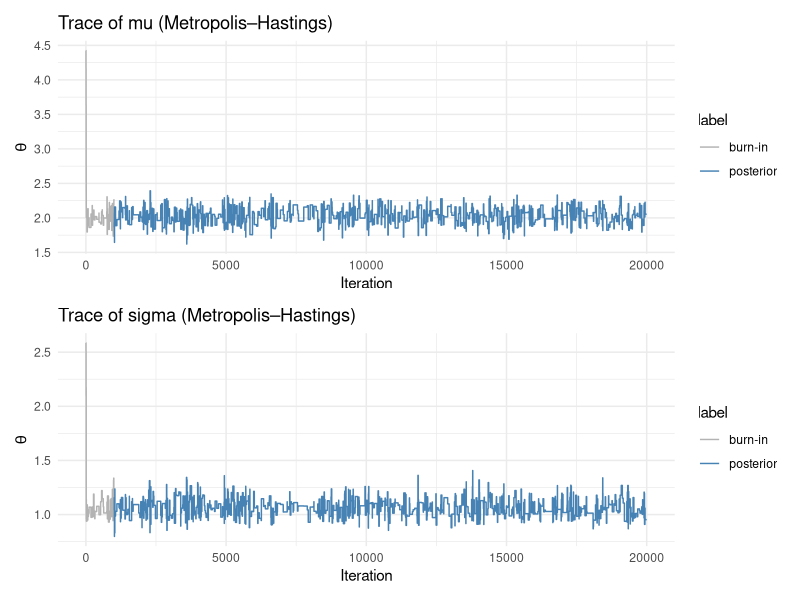
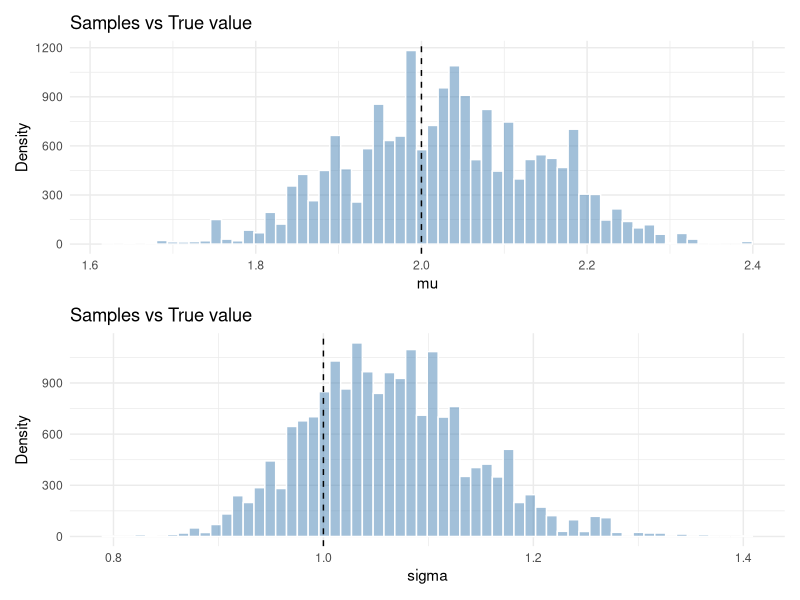
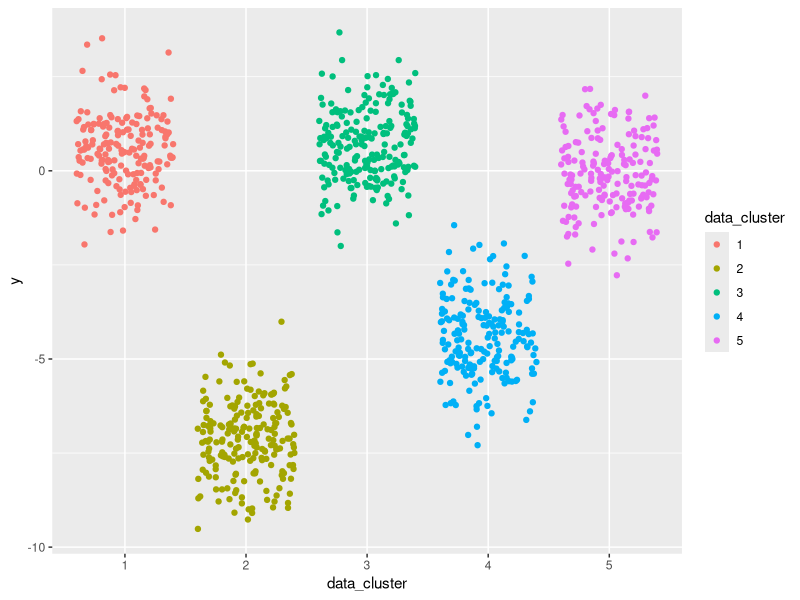
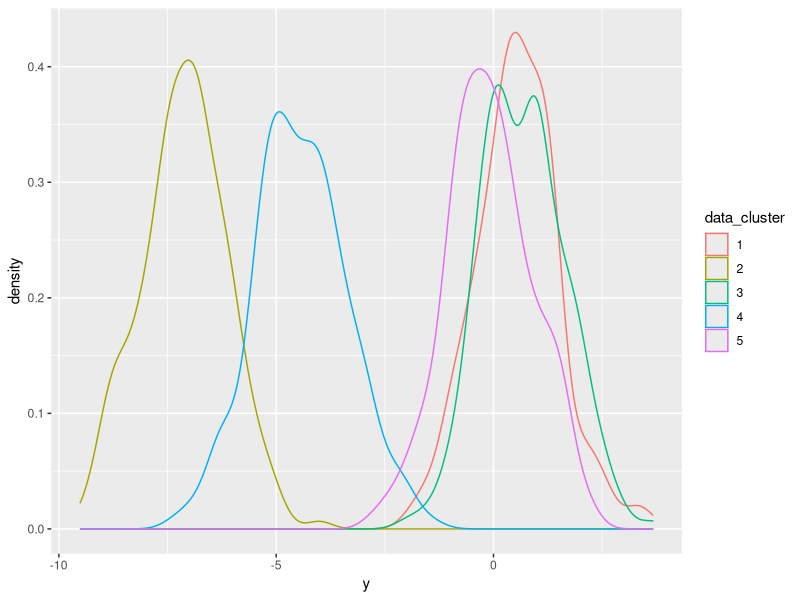
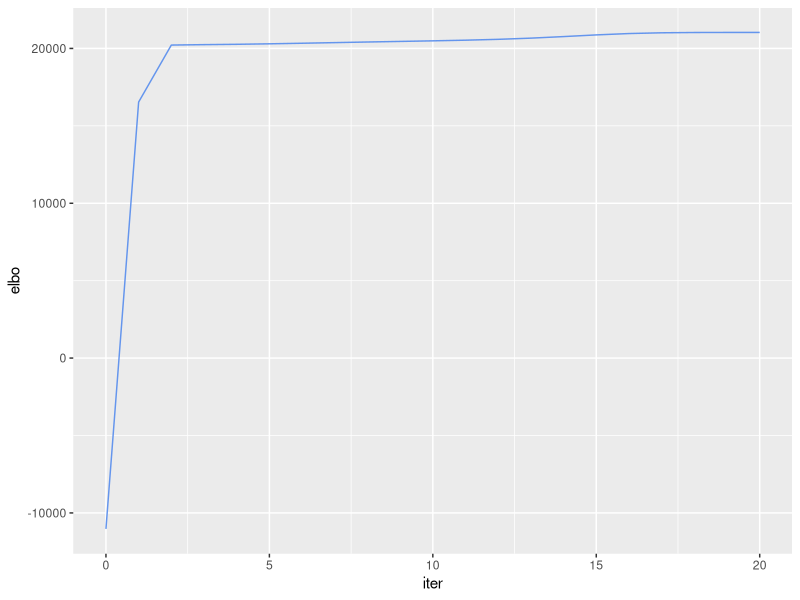
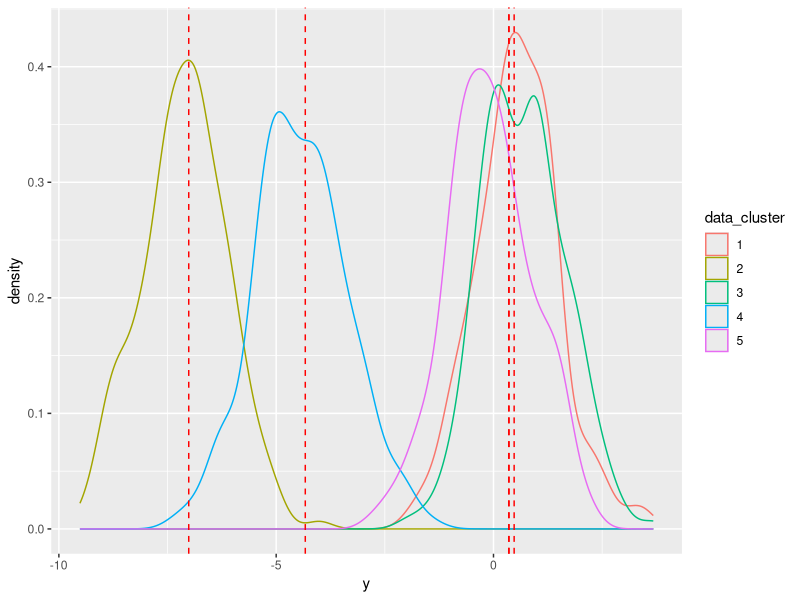

Write the R code that produced these figures, in order.
## ---- chunk 1
#| code-fold: true
#| code-summary: "Generate data"

set.seed(42) # set seed for reproducibility
n <- 100 # number of samples

mu_true <- 2.0
sigma_true <- 1.0

y <- rnorm(n, mu_true, sigma_true)
## ---- chunk 2
#| code-fold: true
#| code-summary: "Functions to compute likelihood and prior"

# Note that here we are computing the log likelihood
# Generally speaking, it is often better to compute in log scale (to avoid small probabilities) and that is what we are doing here
likelihood  <- function(y, mu_est, sigma_est) {
  sum(dnorm(y, mean = mu_est, sd = sigma_est, log=TRUE), na.rm=TRUE)
}

# Note that here we are computing the log probability
p_prior <- function(mu, sigma, min=0, max=5) {
  dunif(mu, min=min, max=max, log=TRUE) + dunif(sigma, min=min, max=max, log=TRUE)
}
## ---- chunk 3
#| code-fold: true
#| code-summary: "Code for MH Random Walk algorithm"
library(tidyverse)
library(patchwork)

# ------ Function to decide whether the proposal should be accepted --------- 
accept_proposal <- function(
    data,
    curr_mu, proposed_mu,
    curr_sigma, proposed_sigma,
    likelihood, p_prior){
  
  # compute (log of) acceptance ratio
  acceptance_ratio <- likelihood(data, proposed_mu, proposed_sigma) + p_prior(proposed_mu, proposed_sigma) - 
    (likelihood(data, curr_mu, curr_sigma) + p_prior(curr_mu, curr_sigma))
  
  accept_threshold <- runif(1, min = 0, max = 1)
  
  exp(acceptance_ratio) > accept_threshold
}

# ------ Implement MH Random Walk algorithm --------- 
random_walk_mh <- function(y, 
                           iter=20000, burn_in = 1000, prop_sd = 0.6){
  T_iter   <- iter
  burn_in  <- burn_in
  # standard deviations of the normal distribution to propose new data
  prop_sd  <- prop_sd 
  
  mu_est <- numeric(T_iter)
  sigma_est <- numeric(T_iter)
  
  # sample the first value for mu and sigma
  mu_est[1] <- runif(1, min = 0, max = 5)
  sigma_est[1] <- runif(1, min = 0, max = 5)
  
  
  for (t in 2:T_iter) {
    # sample new value for mu, sigma
    curr_mu <- mu_est[t-1]
    proposed_mu <- rnorm(1, mean = curr_mu, sd = prop_sd)
    
    curr_sigma <- sigma_est[t-1]
    proposed_sigma <- rnorm(1, mean = curr_sigma, sd = prop_sd)
    
    if(accept_proposal(
      y, curr_mu, proposed_mu,
      curr_sigma, proposed_sigma,
      likelihood, p_prior
    )){
      mu_est[t] <- proposed_mu
      sigma_est[t] <- proposed_sigma
    }else{
      mu_est[t] <- curr_mu
      sigma_est[t] <- curr_sigma
    }
  }
  
  data.frame(
    mu_posterior = mu_est,
    sigma_posterior = sigma_est
  ) %>% mutate(
    iter = 1:n(),
    label = if_else(iter <= burn_in, "burn-in", "posterior")
  )
}

mcmc_out <- suppressWarnings(random_walk_mh(y))
## ---- chunk 4
#| code-fold: true
#| code-summary: "Code for visualizing MCMC output"

# -------- Traceplot ---------- 
mu_traceplot <- ggplot(mcmc_out, aes(x = iter, y = mu_posterior, color = label)) +
  geom_line() +
  scale_color_manual(values = c("grey70", "steelblue"),
                     labels = c("burn-in", "posterior")) +
  labs(title = "Trace of mu (Metropolis–Hastings)",
       x = "Iteration", y = expression(theta)) +
  theme_minimal()

sigma_traceplot <- ggplot(mcmc_out, aes(x = iter, y = sigma_posterior, color = label)) +
  geom_line() +
  scale_color_manual(values = c("grey70", "steelblue"),
                     labels = c("burn-in", "posterior")) +
  labs(title = "Trace of sigma (Metropolis–Hastings)",
       x = "Iteration", y = expression(theta)) +
  theme_minimal()

mu_traceplot / sigma_traceplot

# -------- Histogram ----------
mu_samples <- mcmc_out %>% 
  filter(label == "posterior") %>% 
  ggplot() +
  geom_histogram(aes(x = mu_posterior), bins=60,
                 fill = "steelblue", alpha = 0.5, color = "white") +
  geom_vline(xintercept = mu_true, linetype = "dashed") +
  labs(title = "Samples vs True value",
       x = "mu", y = "Density") +
  theme_minimal()

sigma_samples <- mcmc_out %>% 
  filter(label == "posterior") %>% 
  ggplot() +
  geom_histogram(aes(x = sigma_posterior), bins=60,
                 fill = "steelblue", alpha = 0.5, color = "white") +
  geom_vline(xintercept = sigma_true, linetype = "dashed") +
  labs(title = "Samples vs True value",
       x = "sigma", y = "Density") +
  theme_minimal()

mu_samples / sigma_samples

# ------ Compare estimated paramters from posterior with true parameters -------
mcmc_mu <- mcmc_out %>% filter(label == "posterior") %>% pull(mu_posterior)
mcmc_sigma <- mcmc_out %>% filter(label == "posterior") %>% pull(sigma_posterior)

cat(sprintf("MH mu ≈ %.3f  |  Actual mu = %.3f\n", median(mcmc_mu), mu_true))
cat(sprintf("MH sigma ≈ %.3f  |  Actual sigma   = %.3f\n", median(mcmc_sigma), sigma_true))
## ---- chunk 5
set.seed(55) # set seed for reproducibility
n <- 1000 # number of samples
k <- 5 # set k, aka number of clusters

# sample the mean of a Gaussian mixtures
sd_prior <- 4
cluster_mus <- rnorm(k, mean=0, sd=sd_prior)

# sample which cluster each data points belong to 
data_cluster <- sample(x = 1:k, size = n, replace = TRUE)

# finally, sample data points given the cluster assignment (data_cluster)
y <- rnorm(n, mean = cluster_mus[data_cluster], sd = 1)
## ---- chunk 6
ggplot(
  data.frame(
    y = y,
    data_cluster = as.factor(data_cluster)
  )
) +
  geom_jitter(
    aes(
      x = data_cluster, y = y, color = data_cluster
    )
  )


ggplot(
  data.frame(
    y = y,
    data_cluster = as.factor(data_cluster)
  )
) +
  geom_density(
    aes(
      x = y, color = data_cluster
    )
  )
## ---- chunk 7
log_mu_prior <- function(mu, m_k, sd_k){
  dnorm(mu, mean = m_k, sd = sd_k, log = TRUE)
}

log_c_prior <- function(y, k){
  log(1/k)*length(y)
}
## ---- chunk 8
# compute expected log probability of the estimated mean of cluster i
expected_log_likelihood <- function(y, q_cluster, m_k, sd_k){
  
  # per data point likelihood
  likelihood <- sapply(1:nrow(q_cluster), \(curr_row){
    
    # per cluster likelihood term
    sapply(1:ncol(q_cluster), \(curr_col){
      q_cluster[curr_row, curr_col]*(
        2*y[curr_row]*m_k[curr_col] - (m_k[curr_col]**2 + sd_k[curr_col]**2)/2
      )
    })

  })
  
  sum(likelihood)
}

expected_q_mu <- function(m_k, sd_k){
  sum(dnorm(m_k, m_k, sd_k, log=TRUE))
}

expected_q_ci <- function(q_cluster){
  sum(q_cluster*log(q_cluster))
}


compute_elbo <- function(y, q_cluster, m_k, sd_k, sigma_prior=1){
  # Expected log p(mu), i.e. expected prior for mu term
  sum(-(sd_k^2 + m_k^2)/(2*sigma_prior^2)) +
  # compute the expected log p(c_i), i.e. expected prior for c term
  sum(log(1/k)*length(y)) +
  # likelihood
  expected_log_likelihood(y, q_cluster, m_k, sd_k) -
  # compute log q(m_k, sd_k), i.e. entropy term 
  expected_q_mu(m_k, sd_k)  - 
  # compute log q(q_cluster), i.e. entropy term
  expected_q_ci(q_cluster)
}
## ---- chunk 9
cavi <- function(y, k = 5, max_iter = 30, 
                 prior_sd = 1, threshold = 0.1){
  
  # instantiate parameters for q(mu_i) 
  m_k <- rnorm(k)
  sd_k <- rgamma(k, 5)
  
  # instantiate q(c_j)
  q_cluster <- matrix(1/k, nrow = length(y), ncol = k) 
  
  # keep track of ELBO to check convergence
  elbo_trace <- numeric(length = max_iter+1)
  elbo_trace <- compute_elbo(y, q_cluster, m_k, sd_k)
  
  for (iter in 1:max_iter){
    
    # loop through each data point 
    # update the q factor for the cluster assignment (i.e. q(c_i))
    for (j in 1:length(y)){
      # update q(c_j)
      q_cluster[j,] <- exp(y[j]*m_k - 0.5*(sd_k^2+m_k^2))
      
      # normalize rowwise
      q_cluster[j,] <- q_cluster[j,]/sum(q_cluster[j,])
    }
    
    # print(q_cluster[1:5, 1:k])
    
    # loop through each cluster
    # update the q factor of that latent variable 
    new_sd <- rep(0, k)
    new_m <- rep(0, k)
    for (i in 1:k){
      # update parameters for q(mu_i)
      new_sd[i] <- 1/(1/prior_sd^2 + sum(q_cluster[,i]))
      new_m[i] <- sum(q_cluster[,i] * y)/(1/prior_sd^2 + sum(q_cluster[,i]))
    }
    sd_k <- new_sd
    m_k <- new_m
    
    # compute elbo to check convergence
    elbo_trace[iter+1] <- compute_elbo(y, q_cluster, m_k, sd_k)
    
    # early termination if converged
    if((elbo_trace[iter+1] - elbo_trace[iter]) <0.1 ) break
  }
  
  # return a list that include
  # - data.frame of fitted variational parameters
  # - data.frame of computed elbo per iteration
  list(
    variational_params = data.frame(
      m = m_k,
      sd_k = sd_k
    ),
    elbos = data.frame(
      iter = 0:(length(elbo_trace) - 1),
      elbo = elbo_trace
    )
  )
}
## ---- chunk 10
cavi_out <- cavi(y)

ggplot(cavi_out$elbos) +
  geom_line(
    aes(
      x = iter,
      y = elbo
    ),
    color = "cornflowerblue"
  )
## ---- chunk 11
cavi_out$variational_params

ggplot(
  data.frame(
    y = y,
    data_cluster = as.factor(data_cluster)
  )
) +
  geom_density(
    aes(
      x = y, color = data_cluster
    )
  ) +
  geom_vline(
    aes(
      xintercept = m
    ),
    color = "red",
    linetype = "dashed",
    data = cavi_out$variational_params
  )
